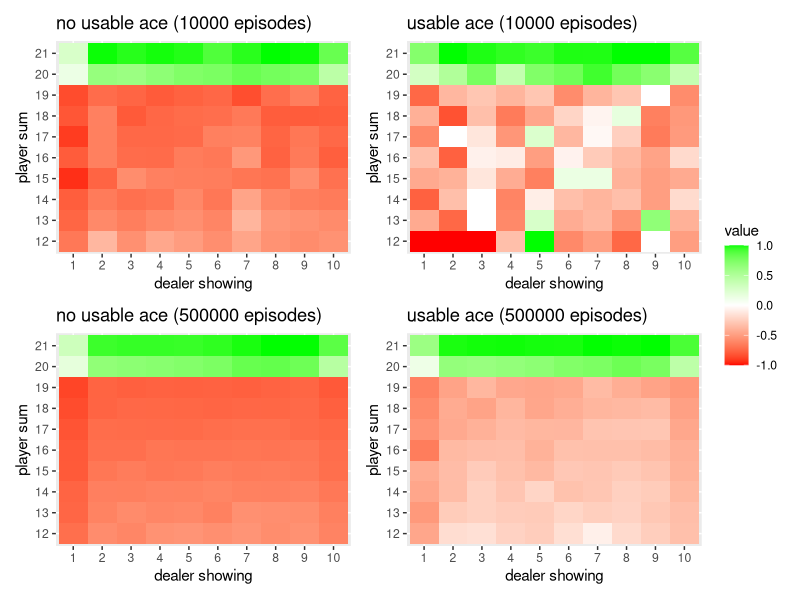

Recreate this plot in R.
library(tidyverse)
library(reshape2)
library(patchwork)


resample <- function(x, ...)
  x[sample.int(length(x), ...)]


deal_card <- function(){
  card <- resample(1:13, 1) %>% 
    min(10)
  return(card)
}


is_bust <- function(player_sum){
  return(player_sum > 21)
}


episode <- function(init_state = NULL, init_action = NULL){
  
  if(is.null(init_state)){
    #init the game if no 'init_state' specified
    dealer_card <- deal_card()
    player_card1 <- deal_card()
    player_card2 <- deal_card()
    has_ace <- player_card1 == 1 | player_card2 == 1
    player_sum <- player_card1 + player_card2 + ifelse(has_ace, 10, 0)
  } else {
    # for user input state:
    # init_state must be a vector of 3 (dealer_card, player_sum, has_ace)
    dealer_card <- init_state[[1]]
    player_sum <- init_state[[2]]
    has_ace <- init_state[[3]]
  }
  
  dealer_hidden_card <- deal_card()
  player_natrual <- player_sum == 21

  count <- 1
  episode_states <- list()
  
  # for user input action: 
  if(!is.null(init_action)){
    #'init_action' must be 1(hit) or 0(stick)
    
    if(init_action == 1) {
      
      episode_states[[count]] <-
        list(
          "dealer_card" = dealer_card,
          "player_sum" = player_sum,
          "has_ace" = has_ace
        )
      
      new_card <- deal_card()
      player_sum <- player_sum + new_card
      if(!has_ace & new_card == 1){
        player_sum <- player_sum + 10
        has_ace <- TRUE
      }
      if(player_sum > 21 & has_ace){
        player_sum <- player_sum - 10
        has_ace <- FALSE
      }
      count <- count + 1
      
    } else if(init_action == 0) {
      break
    }
  }
  
  while(TRUE){
    
    episode_states[[count]] <-
      list(
        "dealer_card" = dealer_card,
        "player_sum" = player_sum,
        "has_ace" = has_ace
      )
    
    if(policy[dealer_card, player_sum, has_ace + 1] == 0) ## 0 for stick
      break
    
    # drawing card
    new_card <- deal_card()
    player_sum <- player_sum + new_card
    if(!has_ace & new_card == 1){
      player_sum <- player_sum + 10
      has_ace <- TRUE
    }
    if(player_sum > 21 & has_ace){
      player_sum <- player_sum - 10
      has_ace <- FALSE
    } 
    
    if(is_bust(player_sum))
      break
    
    count <- count + 1
  }
  
  outcome <- outcome(dealer_card, dealer_hidden_card, player_sum, player_natrual)
  
  learn(outcome, episode_states)
  return(list("outcome" = outcome, "episode_states" = episode_states))
}


learn <- function(outcome, episode){
  for(state in episode){
    dealer_card <- state[["dealer_card"]]
    player_sum <- state[["player_sum"]]
    has_ace <- state[["has_ace"]]
    ace <- has_ace + 1
    
    if(player_sum > 11){
      N[dealer_card, player_sum, ace] <<- N[dealer_card, player_sum, ace] + 1   
      
      V[dealer_card, player_sum, ace] <<- V[dealer_card, player_sum, ace] +
        (outcome - V[dealer_card, player_sum, ace]) /  N[dealer_card, player_sum, ace]
    }
  }
}

  
outcome <- function(dealer_card, dealer_hidden_card, player_sum, is_player_natrual){
  
  dealer_ace <- dealer_card == 1 | dealer_hidden_card == 1
  dealer_sum <- dealer_card + dealer_hidden_card
  if(dealer_ace)
    dealer_sum <- dealer_sum + 10
  
  dealer_natural <- dealer_sum == 21
  
  if(dealer_natural & is_player_natrual)
    return(0)
  if(dealer_natural)
    return(-1)
  if(is_player_natrual)
    return(1)
  if(is_bust(player_sum))
    return(-1)
  
  while(dealer_sum < 17){
    new_card <- deal_card()
    dealer_sum <- dealer_sum + new_card
    
    if(!dealer_ace & new_card == 1){
      dealer_sum <- dealer_sum + 10
      dealer_ace <- TRUE
    }
    if(dealer_ace & dealer_sum > 21){
      dealer_sum <- dealer_sum - 10
      dealer_ace <- FALSE
    }
  }
  
  if(dealer_sum > 21)
    return(1)
  if(dealer_sum > player_sum)
    return(-1)
  if(dealer_sum == player_sum)
    return(0)
  
  return(1)
}


experiment <- function(num_episodes = 500000) {
  N <<- V <<- array(0, dim = c(10, 21, 2))
  policy <<- array(1, dim = c(10, 21, 2))
  policy[, 20:21, ] <<- 0
  
  for(i in seq_len(num_episodes)){
    episode()
  }
}




# plotting figure 5.1

plot_fig5.1 <- function(is_3d = FALSE){
  
  experiment(10000)
  
  p1 <- melt(V[, 12:21, 1]) %>% 
    mutate(Var2 = as.factor(Var2 + 11), Var1 = as.factor(Var1)) %>% 
    ggplot(aes(Var1, Var2)) +
    geom_tile(aes(fill = value)) + 
    scale_fill_gradient2(low = "red", mid = "white", high = "green") +
    guides(fill = FALSE) +
    labs(x = "dealer showing", y = "player sum", title = "no usable ace (10000 episodes)")
  
  
  p2 <- melt(V[, 12:21, 2]) %>% 
    mutate(Var2 = as.factor(Var2 + 11), Var1 = as.factor(Var1)) %>% 
    ggplot(aes(Var1, Var2)) +
    geom_tile(aes(fill = value)) + 
    scale_fill_gradient2(low = "red", mid = "white", high = "green") +
    labs(x = "dealer showing", y = "player sum", title = "usable ace (10000 episodes)")

  
  experiment(500000)

  p3 <- melt(V[, 12:21, 1]) %>% 
    mutate(Var2 = as.factor(Var2 + 11), Var1 = as.factor(Var1)) %>% 
    ggplot(aes(Var1, Var2)) +
    geom_tile(aes(fill = value)) + 
    scale_fill_gradient2(low = "red", mid = "white", high = "green") +
    guides(fill = FALSE) +
    labs(x = "dealer showing", y = "player sum", title = "no usable ace (500000 episodes)")
  
  p4 <- melt(V[, 12:21, 2]) %>% 
    mutate(Var2 = as.factor(Var2 + 11), Var1 = as.factor(Var1)) %>% 
    ggplot(aes(Var1, Var2)) +
    geom_tile(aes(fill = value)) + 
    scale_fill_gradient2(low = "red", mid = "white", high = "green") +
    guides(fill = FALSE) +
    labs(x = "dealer showing", y = "player sum",  title = "usable ace (500000 episodes)")
  
  wrap_plots(p1, p2, p3, p4, ncol = 2, guides = "collect")
}


# plot_fig5.1_3d <- function(){
# library(plotly)  # for 3d plots
###----------- this function will work but not so good

#   experiment(10000)
#   
#     p1 <- plot_ly(z = V[, 12:21, 1], scene='scene1') %>%
#       add_surface() %>%
#       layout(title = "no usable ace (10000 episodes)")
# 
#     p2 <- plot_ly(z = V[, 12:21, 2], scene='scene2') %>%
#       add_surface() %>%
#       layout(showlegend = F, title = "usable ace (10000 episodes)")
# 
#   experiment(500000)
#   
#     p3 <- plot_ly(z = V[, 12:21, 1], scene='scene3') %>%
#       add_surface() %>%
#       layout(showlegend = F, title = "no usable ace (500000 episodes)")
# 
#     p4 <- plot_ly(z = V[, 12:21, 2], scene='scene4') %>%
#       add_surface() %>%
#       layout(showlegend = F, title = "usable ace (500000 episodes)")
# 
#     subplot(p1, p2, p3, p4, nrows = 2)
# }




plot_fig5.1()

